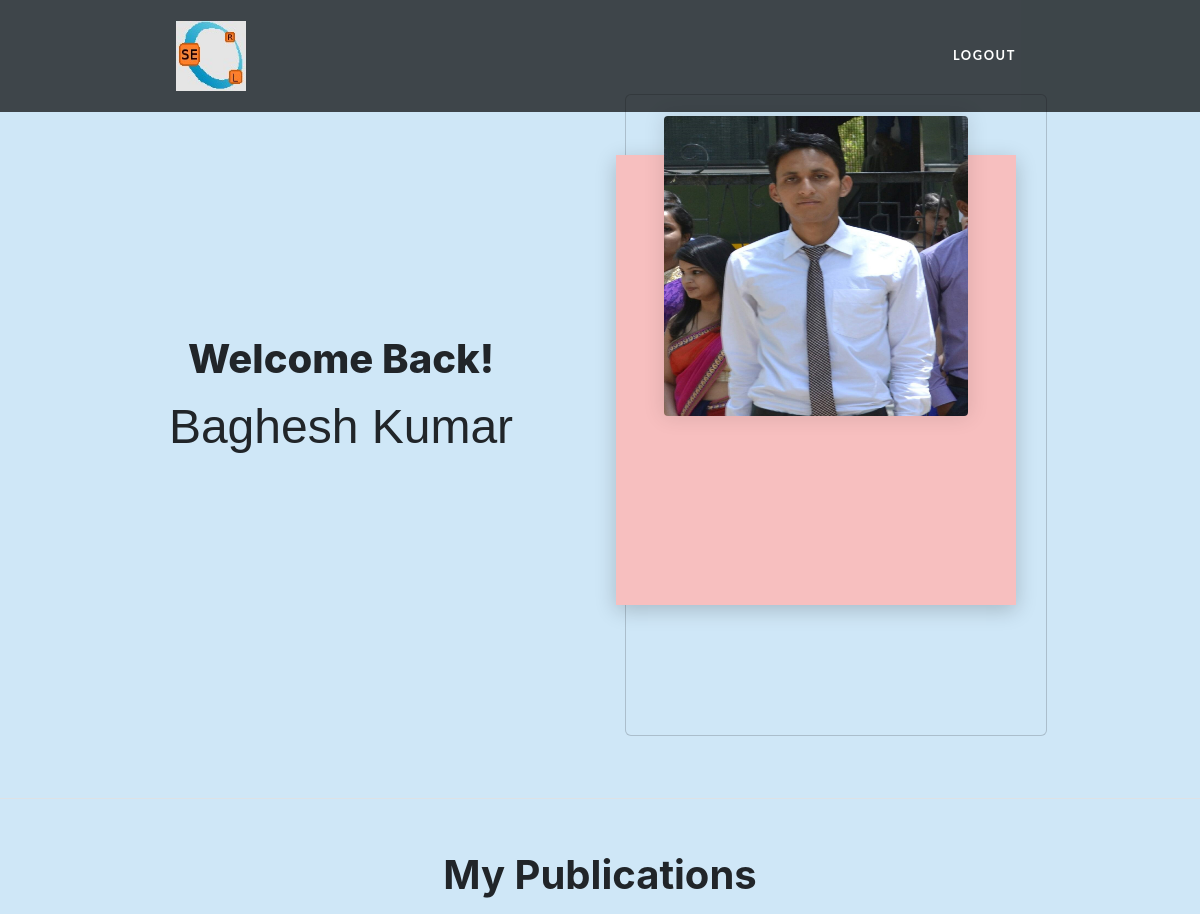
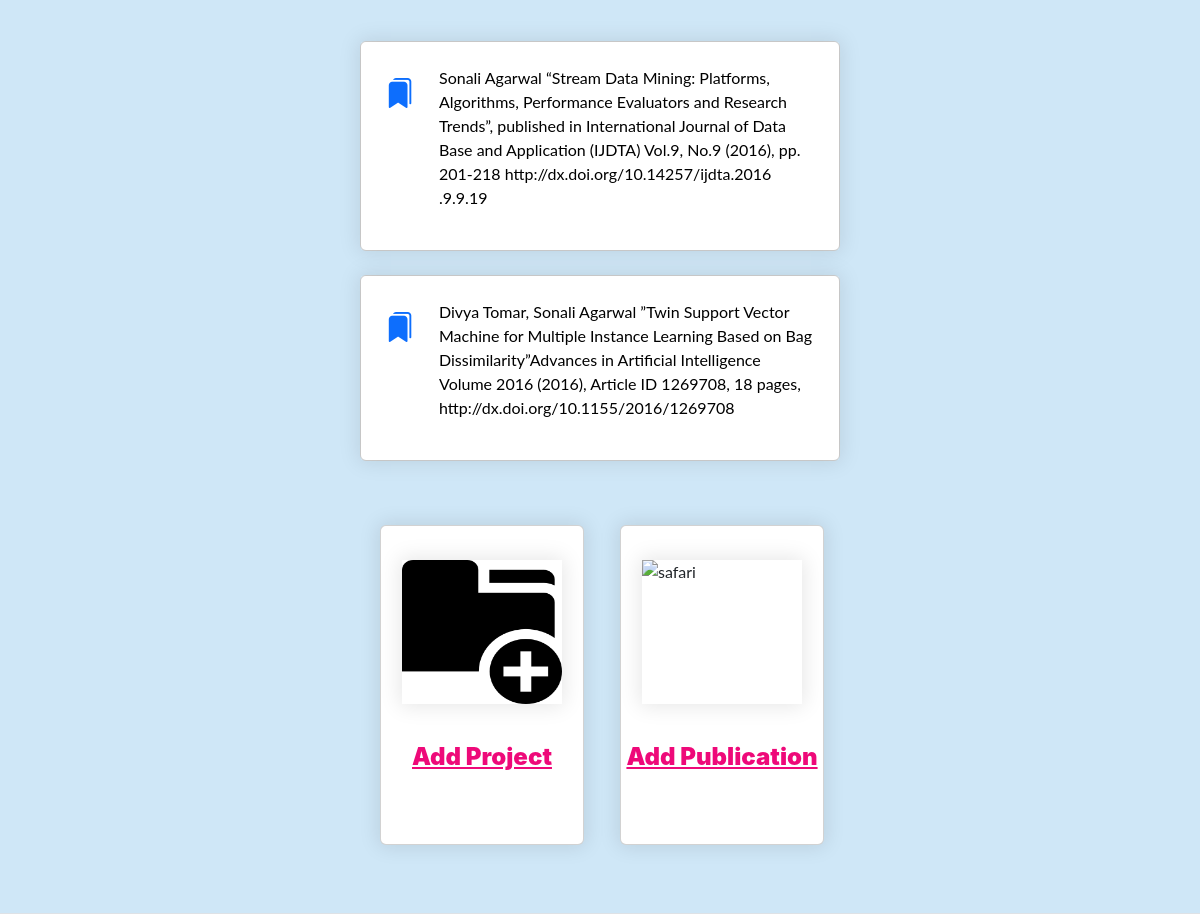
/afterLogin1.php?ID=RIT001, run on the app's committed database (2 pictures, top to bottom).
### tables this page shows
CREATE TABLE `researcher` (
  `researcherID` varchar(20) NOT NULL,
  `img_source` varchar(400) NOT NULL,
  `name` varchar(50) NOT NULL,
  `mobile` varchar(10) NOT NULL,
  `description` varchar(500) NOT NULL,
  `email` varchar(50) NOT NULL,
  `department` varchar(20) NOT NULL,
  `password` varchar(20) NOT NULL
);

CREATE TABLE `publicationcontributor` (
  `publicationID` varchar(20) NOT NULL,
  `contributorID` varchar(20) NOT NULL
);

CREATE TABLE `publication` (
  `publicationID` varchar(20) NOT NULL,
  `link` varchar(200) NOT NULL,
  `publicationName` varchar(500) NOT NULL
);

### afterLogin1.php (the view, shortened to what this page needs)
<?php
$conn=mysqli_connect('localhost','root','','serl') or die("Connection failed" .mysqli_connect_error());
$ID = $_GET['ID'];
$sql="SELECT count(*) FROM researcher WHERE researcherID='$ID'";
$sql2="SELECT * FROM researcher WHERE researcherID='$ID'";
$query=mysqli_query($conn,$sql);
$row=mysqli_fetch_array($query);
$query2=mysqli_query($conn,$sql2);
$row2=mysqli_fetch_array($query2);
if($row[0]==1){
    $sql3="SELECT count(*) FROM publicationcontributor WHERE contributorID='$ID'";
    $query3=mysqli_query($conn,$sql3);
    $row3=mysqli_fetch_array($query3);
}
?>
<!DOCTYPE html>
<html lang="en">
<head>
    <link href="https://cdn.jsdelivr.net/npm/bootstrap-icons@1.4.1/font/bootstrap-icons.css" rel="stylesheet" />
    <link href="styles1.css" rel="stylesheet">
</head>
<body>
        <nav class="navbar navbar-expand-lg navbar-dark navbar-custom fixed-top">
            <div class="container px-5">
                <a class="navbar-brand" href="#page-top"><img src="serl.jpg" alt="logo" height="70rem" width="70rem"></a>
                <div class="collapse navbar-collapse" id="navbarResponsive">
                    <ul class="navbar-nav ms-auto">
                        <li class="nav-item"><a class="nav-link" href="index.php">LOGOUT</a></li>
                    </ul>
                </div>
            </div>
        </nav>
        <section class="bg-light py-3 border-bottom" style="background: rgb(207,231,247);
                        background: radial-gradient(circle, rgba(207,231,247,1) 0%, rgba(207,231,247,1) 100%);">
    <div class="container px-0 my-0">
        <div class="row gx-5 justify-content-center">
            <div class="col-lg col-xl" style="background: rgb(207,231,247);
                        background: radial-gradient(circle, rgba(207,231,247,1) 0%, rgba(207,231,247,1) 100%);">
                <div class="welcome">
                    <h1>Welcome Back!</h1>
                    <div class="name"><?php echo $row2['name'];?></div>
                </div>
                <div class="card mb-0 mb-xl-3">
                    <div class="card-body p-5" style="background:#f7bfbf;">
                        <div class="mb-3">
                            <div class="photo" ><?php echo "<img src='".$row2['img_source']."'>" ;?></div>
                        </div>
                </div>
            </div>
        </div>
    </div>
</section>
        <section class="py-5 border-bottom" style="background: rgb(207,231,247);
background: radial-gradient(circle, rgba(207,231,247,1) 0%, rgba(207,231,247,1) 100%); height:max-height;">
    <div class="container px-5 my-1 px-5">
        <div class="row gx-5 justify-content-center">
            <div class="col-lg-6">
                        <?php
                        if($row3[0]>=1){
                            $sql4="SELECT * FROM publication NATURAL JOIN publicationcontributor WHERE contributorID='$ID'";
                            $query4=mysqli_query($conn,$sql4);
                        ?>
                        <h1 style="font-size:40px; font-weight:bold;text-align:center;" class="proj">My Publications</h1>
                        <br><br>
        <table style="width:100%">
            <?php
                while($row4=mysqli_fetch_array($query4)){
                ?>
                <div class="card mb-4">
                            <div class="card-body p-4">
                                <div class="d-flex">
                                    <div class="flex-shrink-0"><h1><i class="bi bi-bookmarks-fill"style="font-size:30px; height:3rem; color:#0d6efd"></i></h1></div>
                                    <div class="ms-4">
                                    <a style="text-decoration:none; color:black;" href="<?php echo $row4['link']?>">
                                            <p><?php echo $row4['publicationName'];?></p>
                                    </div>
                                    </div>
                                </div>
                            </div>
                </div>
                <?php
                }
            }
            ?>
                        <div class="tab1cards"style="margin-top:3em;">
                            <div class="card">
                                <img src="assets/addpro.png" alt="safari">
                                <h4><b><a href="project.php">Add Project</a></b></h4>
                            </div>
                            <div class="card">
                                <img src="assets/addpub.png" alt="safari">
                                <h4><b><a href="publication.php">Add Publication</a></b></h4>
                            </div>
                        </div>
            </div>
        </section>
        </body>
</html>

### afterLogin1.php (style rules this page uses)
section { padding:3em; }
.container .row .col-lg .card { margin:3em; background:rgb(207,231,247); }
.container .row .col-lg .card .card-body { margin-top:10em; }
.container .row .col-lg .welcome { margin:4em; text-align:center; }
.container .row .col-lg .welcome .name { font-weight:2em; font-family:helvetica; font-size:3em; }
.col-lg .card .card-body { width:800px; height:400px; }
.col-lg .card-body .mb-3 .photo img { box-shadow: 0 0 20px 2px rgba(0,0,0,.1); transition:0.7s; }
.col-lg { position:relative; width:800px; display:flex; justify-content: center; align-items: center; flex-wrap: wrap; padding:30px; background: #000; }
.col-lg .card .card-body { position:relative; max-width:400px; height:350px; margin: 30px 10px; padding:20px 15px; display: flex; flex-direction: column; box-shadow: 0 5px 20px rgba(0,0,0,0.5); transition: 0.2s ease-in-out; }
.col-lg .card .card-body { position:relative; width:450px; height:450px; top:-100px; right:20px; z-index:1; box-shadow: 0 5px 20px rgba(0,0,0,0.2); justify-content:center; align-items:center; }
.col-lg .card .card-body .photo img { max-width:100%; border-radius:4px; align-items:center; width:450px; height:300px; z-index:1; top:300px; right:20px; }
.card .card-body { box-shadow: 0 0 20px 2px rgba(0,0,0,.1); transition:0.7s; }

### data on the page
researcher: name "Baghesh Kumar", img_source (picture)
publicationcontributor: publicationID.publicationName "Sonali Agarwal “Stream Data Mining: Platforms, Algorithms, Performance Evaluators and Research Trends”, published in International Journal of Data Base and Application (IJDTA) Vol.9, No.9 (2016), pp. 201-218 http://dx.doi.org/10.14257/ijdta.2016 .9.9.19"
publicationcontributor: publicationID.publicationName "Divya Tomar, Sonali Agarwal ”Twin Support Vector Machine for Multiple Instance Learning Based on Bag Dissimilarity”Advances in Artificial Intelligence Volume 2016 (2016), Article ID 1269708, 18 pages, http://dx.doi.org/10.1155/2016/1269708"
